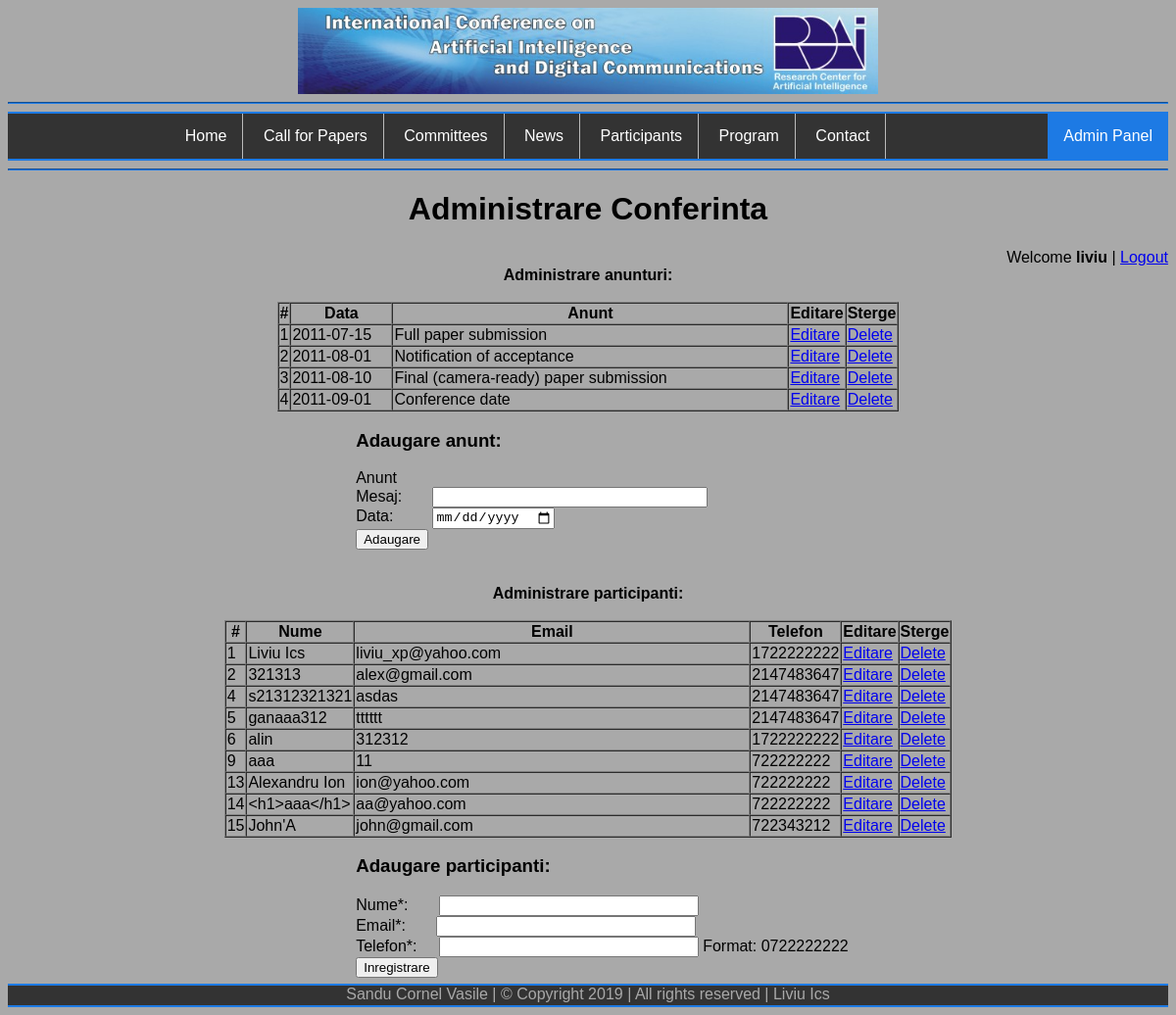
The page /admin/index.php (signed in) on the database its author committed.
### tables this page shows
CREATE TABLE `anunt` (
  `id` int(5) NOT NULL,
  `data` date NOT NULL,
  `mesaj` varchar(1054) NOT NULL
);

CREATE TABLE `participanti` (
  `id` int(5) NOT NULL,
  `nume` varchar(64) NOT NULL,
  `email` varchar(64) NOT NULL,
  `telefon` int(10) NOT NULL
);

### admin/util.php (the view, shortened to what this page needs)
<?php
    include "../connect.php";
  function isLogged() {
    return isset($_SESSION['logat']) and $_SESSION['logat'] == TRUE;
  }
  function getLoggedUser() {
    return isset($_SESSION['user']) ? $_SESSION['user'] : NULL;
  }
  function listAnunt() {
    global $id_conexiune;
    $query = "SELECT * FROM anunt";
    $result = mysqli_query($id_conexiune, $query);
    echo "<b><div align='center'>Administrare anunturi:</div></b><br>";
    if (mysqli_num_rows($result)) {
      print("<table border='1' cellspacing='0' align='center'>\n");
      print("<tr><th>#</th><th width='100'>Data</th><th width='400'>Anunt</th><th>Editare</th><th>Sterge</th></tr>\n");
      while ($row = mysqli_fetch_array($result)) {
        print("<tr>\n");
        print("<td>" . htmlspecialchars($row['id']) . "</td>\n");
        print("<td>" . htmlspecialchars($row['data']) . "</td>\n");
        print("<td>" . htmlspecialchars($row['mesaj']) . "</td>\n");
        print("<td><a href='index.php?comanda=editAnunt&id=" . $row['id'] . "'>Editare</a></td>\n");
        print("<td><a href='index.php?comanda=deleteAnunt&id=" . $row['id'] . "'>Delete</a></td>\n");
        print("</tr>\n");
      }
      print("</table>");
    } else {
      print "Nu exista anunturi!";
    }
  }
    function listParticipanti() {
    global $id_conexiune;
    $query = "SELECT * FROM participanti";
    $result = mysqli_query($id_conexiune, $query);
    echo "<b><br><br><div align='center'>Administrare participanti:</div></b><br>";
    if (mysqli_num_rows($result)) {
      print("<table border='1' cellspacing='0' align='center'>\n");
      print("<tr><th>#</th><th width='100'>Nume</th><th width='400'>Email</th><th>Telefon</th><th>Editare</th><th>Sterge</th></tr>\n");
      while ($row = mysqli_fetch_array($result)) {
        print("<tr>\n");
        print("<td>" . htmlspecialchars($row['id']) . "</td>\n");
        print("<td>" . htmlspecialchars($row['nume']) . "</td>\n");
        print("<td>" . htmlspecialchars($row['email']) . "</td>\n");
        print("<td>" . htmlspecialchars($row['telefon']) . "</td>\n");
        print("<td><a href='index.php?comanda=editParticipant&id=" . $row['id'] . "'>Editare</a></td>\n");
        print("<td><a href='index.php?comanda=deleteParticipant&id=" . $row['id'] . "'>Delete</a></td>\n");
        print("</tr>\n");
      }
      print("</table>");
    } else {
      print "Nu exista participanti!";
    }
  }
?>

### header.php (shortened to what this page needs)
<!DOCTYPE HTML PUBLIC "-//W3C//DTD HTML 4.01 Transitional//EN" "http://www.w3.org/TR/html4/loose.dtd">
<html>
<head>
    <link href="css/style.css" rel="stylesheet" type="text/css" />
</head>
<body>
    <div id="page-container">
        <div id="content-wrap">
            <a href="home.php"><img src="images/logo1.jpg"
                    alt="International Conference on Artificial Intelligence and Digital Communications"
                    class="logocenter"></a>
            <hr>

### admin/index.php (shortened to what this page needs)
<?php
include  "../connect.php";
include  "../header.php";
include  "util.php";
?>
 <link href="../css/style.css" rel="stylesheet" type="text/css" />
 <ul class="menu-bar">
                <li><A href="../home.php">Home</a></li>
                <li><A href="../callforpapers.php">Call for Papers</a></li>
                <li><A href="../committees.php">Committees</a></li>
                <li><A href="../news.php">News</a></li>
                <li><A href="../participants.php">Participants</a></li>
                <li><A href="../program.php">Program</a> </li>
                <li><A href="../contact.php">Contact</a> </li>
                <li  style="float:right"><A class="active" href="index.php">Admin Panel</a> </li>
            </ul>
       <hr>
       <h1 align="center">Administrare Conferinta</h1>
<?php
if (!isLogged()) {
  include "login-form.php";
} else {
  printf('<div align="right">Welcome <b>%s</b> | <a href="index.php?comanda=logout">Logout</a></div>', getLoggedUser());
        ?>
        <?php
  listAnunt();
?>
<div class="anunt">
  <h3> Adaugare anunt:</h3>
    <form action="index.php" method="post">
        Anunt <br>
        Mesaj:  &nbsp; &nbsp; &nbsp;   <input type="text" name="mesaj" required value="<?php echo htmlspecialchars($mesaj); ?>" size="32"/>
                <span class="error"><?php echo $eroareAnunt; ?></span><br/>
        Data:   &nbsp; &nbsp; &nbsp; &nbsp;   <input type="date" name="data" required value="<?php echo htmlspecialchars($data); ?>" size="32"/>
                <span class="error"><?php echo $eroareAnunt; ?></span><br/>
        <input type="submit" value="Adaugare"/>
    </form>
  </div>
<?php
  listParticipanti();
?>
<div class="anunt">
<h3> Adaugare participanti:</h3>
    <form action="../participants.php" method="post">
        Nume*:  &nbsp; &nbsp; &nbsp;   <input type="text" name="nume" required value="<?php echo htmlspecialchars($nume); ?>" size="30"/>
                <span class="error"><?php echo $eroareNume; ?></span><br/>
        Email*:   &nbsp; &nbsp; &nbsp;      <input type="text" name="email" required value="<?php echo htmlspecialchars($email); ?>" size="30"/>
                <span class="error"><?php echo $eroareEmail; ?></span><br/>
        Telefon*:   &nbsp; &nbsp;   <input type="tel" name="telefon" pattern="[0-9][0-9][0-9][0-9][0-9][0-9][0-9][0-9][0-9][0-9]" required value="<?php echo htmlspecialchars($telefon); ?>" size="30"/> <span> Format: 0722222222</span>
                <span class="error"><?php echo $eroareTelefon; ?></span><br/>
        <input type="submit" value="Inregistrare"/>
    </form>
</div>
<?php
}
include     "../footer.php";
?>

### footer.php
   <footer>
            Sandu Cornel Vasile | &copy; Copyright 2019 | All rights reserved | Liviu Ics
        </footer>
    </div>
</body>
</html>

### css/style.css (style rules this page uses)
body { font: normal 12pt Arial, Verdana; background: darkgrey; }
h1,h2,h3,h4,h5,h6 { font-family: Arial, Helvetica, sans-serif, Times, serif; }
.logocenter { display: block; margin-left: auto; margin-right: 25%; width: 50%; }
.menu-bar { border-top: 2px rgb(29, 122, 228) solid; border-bottom: 2px rgb(29, 122, 228) solid; list-style-type: none; margin: 0; padding: 0; overflow: hidden; background-color: #333; }
.menu-bar li { display: inline-block; border-right: 1px solid #bbb; }
.menu-bar li:last-child { background:red; }
.menu-bar li a { display: block; color: white; text-align: center; padding: 14px 16px; text-decoration: none; }
.menu-bar .active { background-color: rgb(29, 122, 228); }
.menu-bar li:last-child { border-right: none; }
.menu-bar { text-align: center; }
footer { position: absolute; bottom: 0; width: 100%; height: 20px; background: #333; color: darkgray; text-align: center; border-top: 2px rgb(29, 122, 228) solid; border-bottom: 2px rgb(29, 122, 228) solid; }
hr { border-color: rgb(29, 122, 228); background-color: rgb(29, 122, 228); }
#page-container { position: relative; min-height: 100vh; }
#content-wrap { padding-bottom: 30px; }
.anunt { margin-left: 30%; }

### rows shown on the page
anunt: id "1", data "2011-07-15", mesaj "Full paper submission"
anunt: id "2", data "2011-08-01", mesaj "Notification of acceptance"
anunt: id "3", data "2011-08-10", mesaj "Final (camera-ready) paper submission"
anunt: id "4", data "2011-09-01", mesaj "Conference date"
participanti: id "1", nume "Liviu Ics", email "liviu_xp@yahoo.com", telefon "1722222222"
participanti: id "2", nume "321313", email "alex@gmail.com", telefon "2147483647"
participanti: id "4", nume "s21312321321", email "asdas", telefon "2147483647"
participanti: id "5", nume "ganaaa312", email "tttttt", telefon "2147483647"
participanti: id "6", nume "alin", email "312312", telefon "1722222222"
participanti: id "9", nume "aaa", email "11", telefon "722222222"
participanti: id "13", nume "Alexandru Ion", email "ion@yahoo.com", telefon "722222222"
participanti: id "14", nume "<h1>aaa</h1>", email "aa@yahoo.com", telefon "722222222"
participanti: id "15", nume "John'A", email "john@gmail.com", telefon "722343212"

### other values the page prints
getLoggedUser() "liviu"
